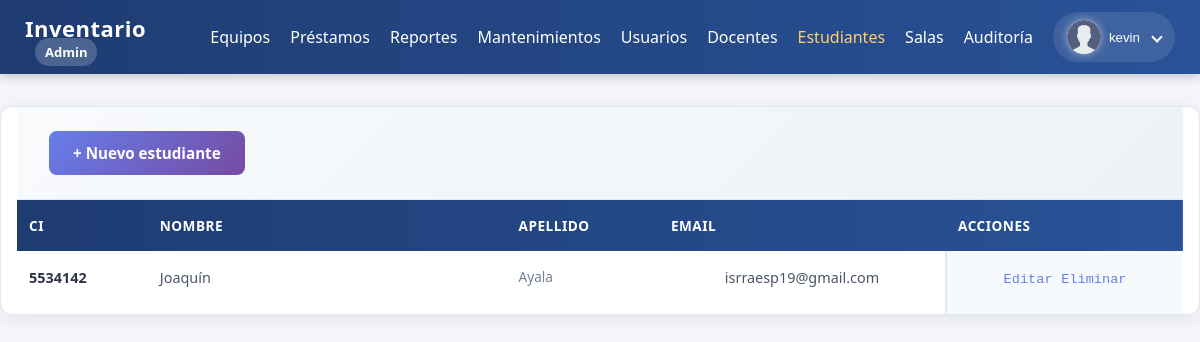
Page /public/estudiantes_listar.php (signed in) on the earlier database version.
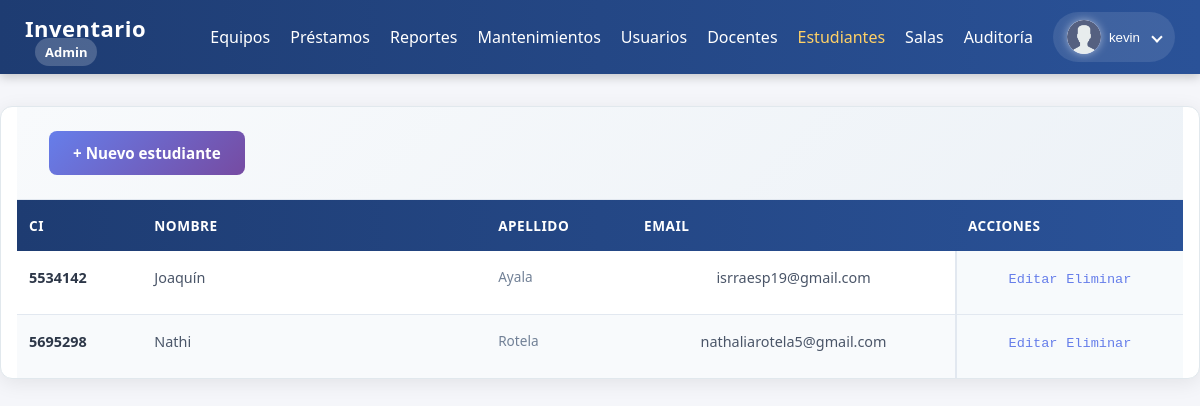
Same page on the later database version.
### tables this page shows
CREATE TABLE `estudiantes` (
  `id` int(11) NOT NULL,
  `ci` varchar(20) NOT NULL,
  `nombre` varchar(100) NOT NULL,
  `apellido` varchar(100) NOT NULL,
  `email` varchar(150) NOT NULL,
  `password_hash` varchar(255) NOT NULL,
  `creado_en` timestamp NOT NULL DEFAULT current_timestamp()
);

### public/estudiantes_listar.php (the view, shortened to what this page needs)
<?php
require __DIR__ . '/../init.php';
$stmt = $mysqli->query("SELECT id, ci, nombre, apellido, email FROM estudiantes ORDER BY apellido, nombre");
$rows = $stmt->fetch_all(MYSQLI_ASSOC);
?>
<head>
    <link rel="stylesheet" href="../css/tabla_estudiantes_listar.css">
</head>
 <?php
  include __DIR__ . '/navbar.php';
  ?>
<div class="container">
    <div class="actions">
        <a class="btn" href="/inventario_uni/public/estudiantes_registro.php">+ Nuevo estudiante</a>
    </div>
    <table>
        <thead>
            <tr>
                <th>CI</th>
                <th>Nombre</th>
                <th>Apellido</th>
                <th>Email</th>
                <th>Acciones</th>
            </tr>
        </thead>
        <tbody>
            <?php if (!$rows): ?>
                <tr>
                    <td colspan="5">No hay estudiantes registrados.</td>
                </tr>
            <?php else: ?>
                <?php foreach ($rows as $r): ?>
                    <tr>
                        <td data-label="CI"><?= htmlspecialchars($r['ci']) ?></td>
                        <td data-label="Nombre"><?= htmlspecialchars($r['nombre']) ?></td>
                        <td data-label="Apellido"><?= htmlspecialchars($r['apellido']) ?></td>
                        <td data-label="Email"><?= htmlspecialchars($r['email']) ?></td>
                        <td data-label="Acciones">
                            <a class="btn btn-sm" href="/inventario_uni/public/estudiantes_editar_form.php?id=<?= $r['id'] ?>">Editar</a>
                            <a class="btn btn-sm btn-danger"
                                href="/inventario_uni/public/estudiantes_eliminar.php?id=<?= $r['id'] ?>"
                                onclick="return confirm('¿Seguro que deseas eliminar este estudiante?');">
                                Eliminar
                            </a>
                        </td>
                    </tr>
                <?php endforeach; ?>
            <?php endif; ?>
        </tbody>
    </table>
</div>

Differences in the rows shown:
added estudiantes: ci "5695298", nombre "Nathi", apellido "Rotela", email "nathaliarotela5@gmail.com"
